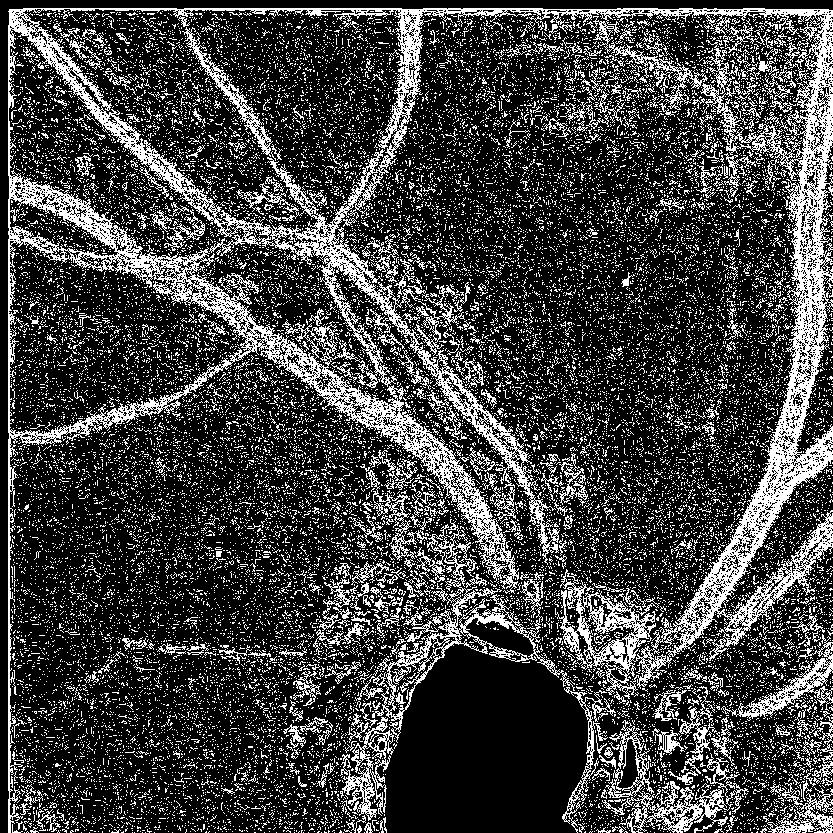

This figure's Python source:
import numpy as np
import pandas as pd
from skimage import io
import skimage.measure
import progressbar
from sklearn.neighbors import KNeighborsClassifier
from PIL import Image, ImageOps
from sklearn.utils import shuffle


class KNN:

    def __init__(self):
        self.x = np.array([])
        self.y = np.array([]).astype(int)
        self.knn = KNeighborsClassifier()

    @staticmethod
    def get_result(file_name):
        return [1] if file_name.split(".")[0][-1] == "y" else [0]

    def train(self, file):
        try:
            data_frame = pd.read_csv(file)
        except FileNotFoundError:
            print("KNN.train(): No samples found :(")
            return
        data_frame = shuffle(data_frame)
        data_set = data_frame.values
        x = data_set[:, :7].astype(float)
        y = data_set[:, -1].astype(int)

        print("KNN.train(): training started")
        self.knn.fit(x, y)
        print("KNN.train(): finished! Classifier is ready to work!")

    def predict(self, file, sample_size):
        sample_half = int(sample_size/2)
        img = Image.open(file)
        w, h = img.size
        img = ImageOps.expand(img, border=sample_half, fill='black')
        border_file = file.split(".")[0] + "_border." + file.split(".")[1]
        img.save(border_file)

        img = io.imread(border_file, as_grey=True)
        result = np.ones((h, w))/2

        bar = progressbar.ProgressBar(maxval=h*w,
                                      widgets=[progressbar.Bar('=', '[', ']'), ' ', progressbar.Percentage()])
        bar.start()
        bar.update(0)
        counter = 0

        for i in np.arange(0, h):
            for j in np.arange(0, w):
                hu = skimage.measure.moments_hu(img[i:i+sample_size, j:j+sample_size])
                result[i][j] = self.knn.predict([hu])
                counter += 1
                bar.update(counter)
        bar.finish()
        np.set_printoptions(threshold=np.nan)
        io.imsave("KNN.jpg", result)
        return (result * 255).astype(np.uint8)
